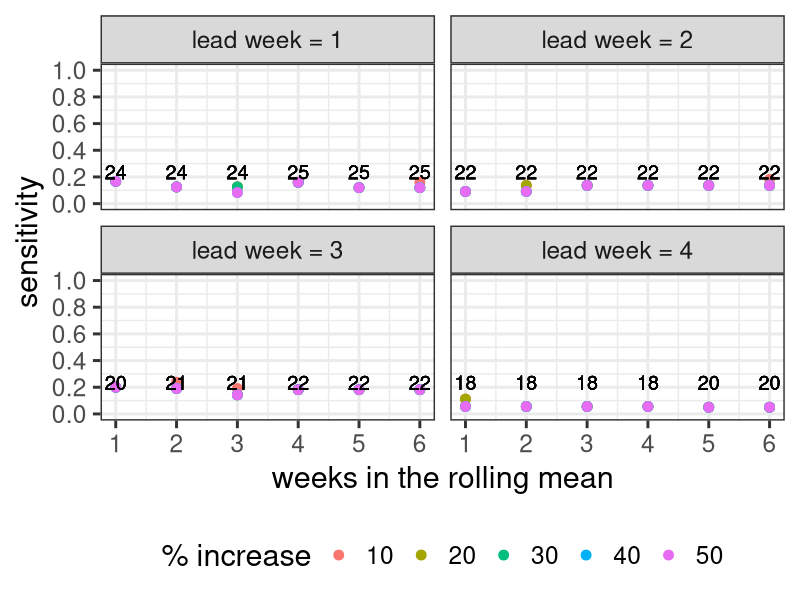

This figure's R source: (Note: this script raises an error after producing the figure.)
rm(list = ls())

###############################################
# suststained increase 2 weeks 
# 
###############################################

suppressPackageStartupMessages({require(readxl)
  require(dplyr)
  require(tidyverse)
  require(stringr)
  require(data.table)
}) 



#new data 
ww_gold_standard_mod <- read.csv("data/ww_gold_standard20220310.csv") 
wastedata <- readxl::read_excel("data/wasterwater20220314.xlsx", "Datapairs_allplants_C")

weeks = 1:6
ww_threshhold = seq(0.1, 0.5, 0.1)
lead_ww <- 1:4


indexes = expand.grid(weeks, ww_threshhold)


# Waste water data 
waste_data <- (wastedata 
               %>% rename_all(~str_replace_all(.x, " ", '')) 
               %>% rename_with(~gsub("[[:punct:]]", "", .x))
               %>% mutate(MuniName = ifelse(MuniName == "Tygerberg", "CT Tygerberg", 
                                            ifelse(MuniName == "Stellenbosch", "CT Southern",
                                                   ifelse(MuniName == "Buffalo city", "Buffalo City",  MuniName))))
               %>% rename(epi_wk = Epiweek) 
               %>% select(epi_wk, province = Province, MuniName,
                          NICDPlant, GenecopiesmL, LoggenecopiesmL)
)



# merge the waste water data and the positivity rate data
wwgold_standardfiltered <-(ww_gold_standard_mod
                           %>% select(-province)
                           %>% filter(epi_yr >= 2021 | MuniName != "Hantam")
                           %>% inner_join(waste_data)
)


# Calculate N_prev moving average

ww_gold_standard_peak_sus <- rbindlist(lapply(1:nrow(indexes), 
                                              function(x)(wwgold_standardfiltered 
                                                          %>% arrange(NICDPlant, epi_yr, epi_wk)
                                                          %>% group_by(NICDPlant) 
                                                          %>% mutate(N_log_wks = indexes[x, 1],
                                                                     percent = indexes[x, 2] *100,
                                                                     wwthreshhold = log10(1+ indexes[x, 2]),
                                                                     n_weeks_genecopies_ave = lag(frollmean(GenecopiesmL,
                                                                                                            indexes[x,1], na.rm = T),1),
                                                                     n_weeks_logcopies_ave = log10(n_weeks_genecopies_ave))
                                                          %>% mutate(test_logcopies = ifelse(LoggenecopiesmL - n_weeks_logcopies_ave > log10(1+indexes[x,2]), 1 , # should it still be % increase
                                                                                             ifelse(LoggenecopiesmL - n_weeks_logcopies_ave < log10(1+indexes[x,2]), 0, NA)),
                                                                     test_three_consecu = ifelse(lag(test_logcopies, 2) == 1 & lag(test_logcopies,1) == 1 & test_logcopies == 1, 1, 
                                                                                               ifelse(lag(test_logcopies, 2) == 1 & lag(test_logcopies,1) == 1 & test_logcopies == 0|
                                                                                                        lag(test_logcopies, 2) == 1 & lag(test_logcopies,1) == 0 & test_logcopies == 0|
                                                                                                        lag(test_logcopies, 2) == 0 & lag(test_logcopies,1) == 0 & test_logcopies == 0|
                                                                                                        lag(test_logcopies, 2) == 0 & lag(test_logcopies,1) == 0 & test_logcopies == 1|
                                                                                                        lag(test_logcopies, 2) == 0 & lag(test_logcopies,1) == 1 & test_logcopies == 1|
                                                                                                        lag(test_logcopies, 2) == 0 & lag(test_logcopies,1) == 1 & test_logcopies == 0|
                                                                                                        lag(test_logcopies, 2) == 1 & lag(test_logcopies,1) == 0 & test_logcopies == 1,
                                                                                                      0, NA)))
                                              )))




Sensitivitydata_filter_sus <- rbindlist(lapply(seq_along(lead_ww),function(x)(ww_gold_standard_peak_sus
                                                                              %>% arrange(NICDPlant, epi_yr, epi_wk, N_log_wks, wwthreshhold ) 
                                                                              %>% group_by(NICDPlant, N_log_wks, wwthreshhold)
                                                                              %>% mutate(lead_ww =lead_ww[x],
                                                                                         entered_lag = lead(entered,  lead_ww[x]))
                                                                              %>% filter(entered_lag == 1)
                                                                              %>% drop_na(test_three_consecu) 
                                                                              %>% mutate(comparison_two  = ifelse(entered_lag == 1 & test_three_consecu == 1, "TP",
                                                                                                                  ifelse(entered_lag == 1 & test_three_consecu == 0, "FN",
                                                                                                                         ifelse(entered_lag == 0 & test_three_consecu == 1, "FP",
                                                                                                                                ifelse(entered_lag == 0 & test_three_consecu == 0, "TN", NA)))))
                                                                              
)))


comparisondata_sus <- Sensitivitydata_filter_sus %>% 
  group_by( N_log_wks, wwthreshhold, lead_ww, percent) %>%
  select(entered_lag, test_three_consecu,  comparison_two)# %>%
#summarise(n = n())


sensetivity_data_sus <- comparisondata_sus %>% 
  group_by(comparison_two, lead_ww, N_log_wks, wwthreshhold, percent) %>% 
  summarise(counts= n())  



sense_calulations_sus <- sensetivity_data_sus %>%
  # group_by(comparison_two, N_log_wks, percent, wwthreshhold, lead_ww) %>%
  pivot_wider(names_from = comparison_two,values_from = counts)%>%
  mutate(sensitivity  = TP/(TP + FN),sample  = TP + FN)



facet_names = paste("lead week =", 1:4)
names(facet_names) <- 1:4

sense_calulations_sus %>% 
  ggplot()+
  geom_point(aes(y = sensitivity, x = N_log_wks  , color = as.factor(percent)), size = 3)+
  theme_bw(base_size = 22, base_family = "") +
  labs(x = "weeks in the rolling mean", y = "sensitivity", color = "% increase")+
  theme(axis.text.x = element_text(), legend.position = "bottom")+
  scale_y_continuous(limits = c(0, 1), breaks = seq(0, 1, 0.2))+
  scale_x_continuous(limits = c(1, 6), breaks = seq(1, 6, 1))+
  geom_text(aes(x = N_log_wks, y = max(sensitivity), label = sample), # some values are not the same 
            position = position_dodge(width = 0.25), size = 5)+
  facet_wrap(~lead_ww, labeller = labeller(lead_ww = facet_names))


ggsave("plots/sensitivity_sustained_three_week_increase.png", w = 14, h = 14)

